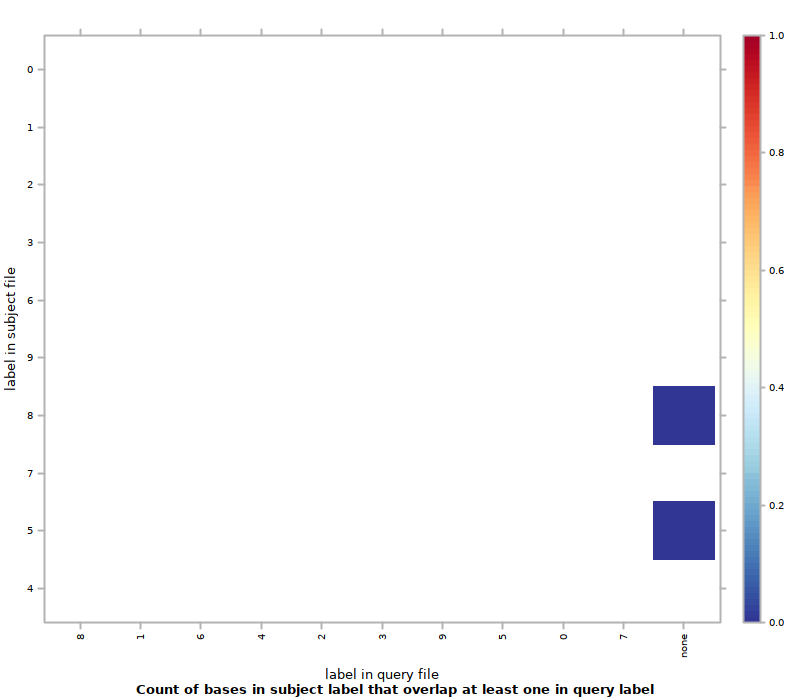

Write R code to recreate this figure.
#!/usr/bin/env Rscript
## transcript produced by Segtools 1.1.14

segtools.r.dirname <-
  system2("python",
          c("-c", "'import segtools; print segtools.get_r_dirname()'"),
          stdout = TRUE)

source(file.path(segtools.r.dirname, 'common.R'))
source(file.path(segtools.r.dirname, 'overlap.R'))
save.overlap.performance('./K5seq2bp30bp/overlap-ordered', 'overlap.performance', './K5seq2bp30bp/overlap-ordered/overlap.tab', row.normalize = 'FALSE', mnemonic_file = './K5seq2bp30bp/overlap-direct/mnemonics1_new.txt', clobber = FALSE, col_mnemonic_file = './K5seq2bp30bp/overlap-direct/mnemonics2_new.txt')
save.overlap.heatmap('./K5seq2bp30bp/overlap-ordered', 'overlap', './K5seq2bp30bp/overlap-ordered/overlap.tab', clobber = FALSE, col_mnemonic_file = './K5seq2bp30bp/overlap-direct/mnemonics2_new.txt', cluster = FALSE, max_contrast = FALSE, row.normalize = 'FALSE', mnemonic_file = './K5seq2bp30bp/overlap-direct/mnemonics1_new.txt')
